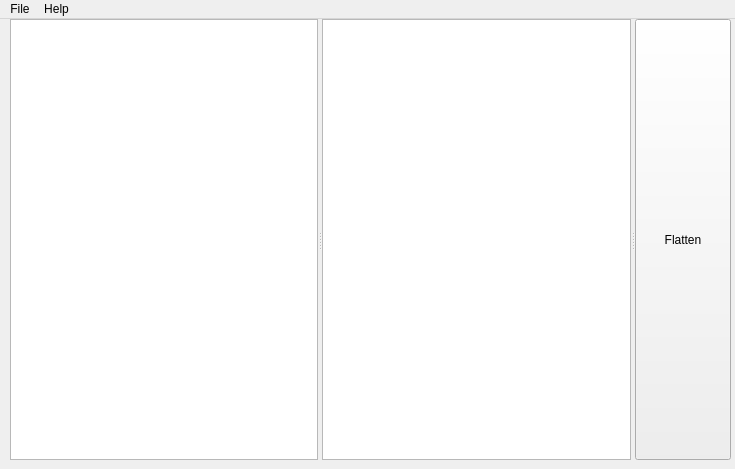
<?xml version="1.0" encoding="UTF-8"?>
<ui version="4.0">
 <class>MainWindow</class>
 <widget class="QMainWindow" name="MainWindow">
  <property name="geometry">
   <rect>
    <x>0</x>
    <y>0</y>
    <width>735</width>
    <height>469</height>
   </rect>
  </property>
  <property name="windowTitle">
   <string>MainWindow</string>
  </property>
  <widget class="QWidget" name="centralWidget">
   <widget class="QSplitter" name="splitter">
    <property name="geometry">
     <rect>
      <x>10</x>
      <y>0</y>
      <width>721</width>
      <height>441</height>
     </rect>
    </property>
    <property name="orientation">
     <enum>Qt::Horizontal</enum>
    </property>
    <widget class="QTextEdit" name="input"/>
    <widget class="QTextEdit" name="output"/>
    <widget class="QPushButton" name="button">
     <property name="text">
      <string>Flatten</string>
     </property>
    </widget>
   </widget>
  </widget>
  <widget class="QMenuBar" name="menuBar">
   <property name="geometry">
    <rect>
     <x>0</x>
     <y>0</y>
     <width>735</width>
     <height>22</height>
    </rect>
   </property>
   <widget class="QMenu" name="menuFile">
    <property name="title">
     <string>File</string>
    </property>
    <addaction name="actionOpen"/>
    <addaction name="actionSave"/>
   </widget>
   <widget class="QMenu" name="menuHelp">
    <property name="title">
     <string>Help</string>
    </property>
    <addaction name="actionAbout"/>
   </widget>
   <addaction name="menuFile"/>
   <addaction name="menuHelp"/>
  </widget>
  <action name="actionOpen">
   <property name="text">
    <string>Open</string>
   </property>
  </action>
  <action name="actionSave">
   <property name="text">
    <string>Save</string>
   </property>
  </action>
  <action name="actionAbout">
   <property name="text">
    <string>About</string>
   </property>
  </action>
 </widget>
 <layoutdefault spacing="6" margin="11"/>
 <resources/>
 <connections/>
</ui>
